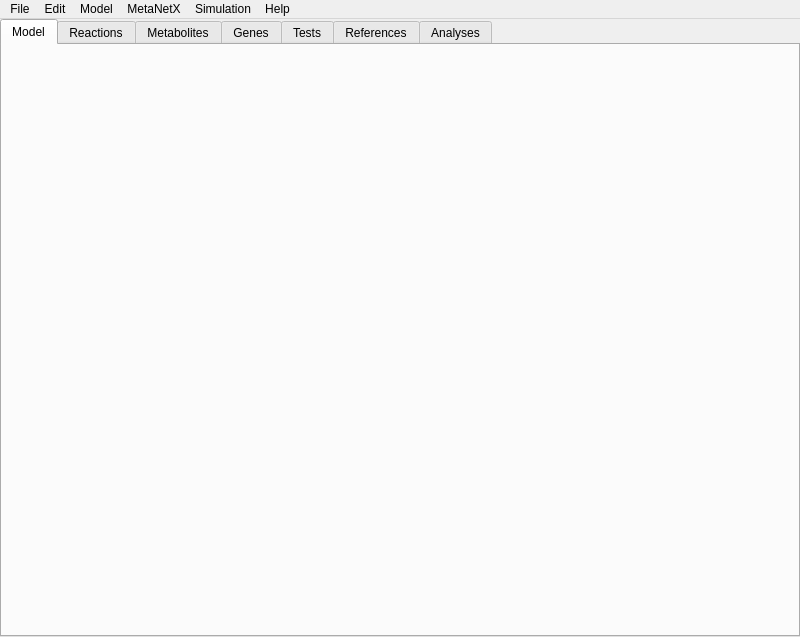
<?xml version="1.0" encoding="UTF-8"?>
<ui version="4.0">
 <class>MainWindow</class>
 <widget class="QMainWindow" name="MainWindow">
  <property name="geometry">
   <rect>
    <x>0</x>
    <y>0</y>
    <width>800</width>
    <height>637</height>
   </rect>
  </property>
  <property name="windowTitle">
   <string>MainWindow</string>
  </property>
  <widget class="QWidget" name="centralwidget">
   <layout class="QVBoxLayout" name="verticalLayout">
    <property name="leftMargin">
     <number>0</number>
    </property>
    <property name="topMargin">
     <number>0</number>
    </property>
    <property name="rightMargin">
     <number>0</number>
    </property>
    <property name="bottomMargin">
     <number>0</number>
    </property>
    <item>
     <widget class="QTabWidget" name="tabWidget">
      <property name="currentIndex">
       <number>0</number>
      </property>
      <widget class="ModelInfoTab" name="modelTab">
       <attribute name="title">
        <string>Model</string>
       </attribute>
      </widget>
      <widget class="ReactionTab" name="reactionTab">
       <attribute name="title">
        <string>Reactions</string>
       </attribute>
      </widget>
      <widget class="MetaboliteTab" name="metaboliteTab">
       <attribute name="title">
        <string>Metabolites</string>
       </attribute>
      </widget>
      <widget class="GeneTab" name="geneTab">
       <attribute name="title">
        <string>Genes</string>
       </attribute>
      </widget>
      <widget class="ModelTestsTab" name="testsTab">
       <attribute name="title">
        <string>Tests</string>
       </attribute>
      </widget>
      <widget class="ReferenceTab" name="referenceTab">
       <attribute name="title">
        <string>References</string>
       </attribute>
      </widget>
      <widget class="AnalysesTab" name="analysesTab">
       <attribute name="title">
        <string>Analyses</string>
       </attribute>
      </widget>
     </widget>
    </item>
   </layout>
  </widget>
  <widget class="QMenuBar" name="menubar">
   <property name="geometry">
    <rect>
     <x>0</x>
     <y>0</y>
     <width>800</width>
     <height>21</height>
    </rect>
   </property>
   <widget class="QMenu" name="menuFile">
    <property name="title">
     <string>File</string>
    </property>
    <addaction name="actionNewModel"/>
    <addaction name="actionOpenModel"/>
    <addaction name="actionLoadTestModel"/>
    <addaction name="actionSaveModel"/>
    <addaction name="actionCloseModel"/>
    <addaction name="separator"/>
    <addaction name="actionCloseEditor"/>
   </widget>
   <widget class="QMenu" name="menuEdit">
    <property name="title">
     <string>Edit</string>
    </property>
    <addaction name="actionEditSettings"/>
   </widget>
   <widget class="QMenu" name="menuHelp">
    <property name="title">
     <string>Help</string>
    </property>
    <addaction name="actionAbout"/>
   </widget>
   <widget class="QMenu" name="menuModel">
    <property name="title">
     <string>Model</string>
    </property>
    <widget class="QMenu" name="menuQuality_Control">
     <property name="title">
      <string>Quality Control</string>
     </property>
     <addaction name="actionFin_duplicated_metabolites"/>
     <addaction name="actionFind_duplicated_reactions"/>
     <addaction name="separator"/>
     <addaction name="actionUpdate_formulas"/>
     <addaction name="actionCheck_evidences"/>
     <addaction name="actionPrune_Gene_Trees"/>
     <addaction name="separator"/>
     <addaction name="actionRun_all_tests"/>
    </widget>
    <widget class="QMenu" name="menuEvidences">
     <property name="title">
      <string>Evidences</string>
     </property>
     <addaction name="actionAdd_batch"/>
    </widget>
    <addaction name="actionMaps"/>
    <addaction name="menuQuality_Control"/>
    <addaction name="menuEvidences"/>
    <addaction name="actionBrowsePubmed"/>
    <addaction name="separator"/>
    <addaction name="actionStatistics"/>
   </widget>
   <widget class="QMenu" name="menuSimulation">
    <property name="title">
     <string>Simulation</string>
    </property>
    <widget class="QMenu" name="menuRun">
     <property name="title">
      <string>Run</string>
     </property>
     <addaction name="actionFBA"/>
     <addaction name="actionPFBA"/>
    </widget>
    <addaction name="menuRun"/>
    <addaction name="separator"/>
    <addaction name="actionHistory"/>
   </widget>
   <widget class="QMenu" name="menuMetaNetX">
    <property name="title">
     <string>MetaNetX</string>
    </property>
    <addaction name="actionAdd_Metabolite"/>
    <addaction name="actionAdd_Reactions"/>
    <addaction name="separator"/>
    <addaction name="actionAuto_annotate"/>
    <addaction name="actionCheck_consistency"/>
    <addaction name="actionUpdate_mapping"/>
    <addaction name="separator"/>
    <addaction name="actionUpdate_database"/>
   </widget>
   <addaction name="menuFile"/>
   <addaction name="menuEdit"/>
   <addaction name="menuModel"/>
   <addaction name="menuMetaNetX"/>
   <addaction name="menuSimulation"/>
   <addaction name="menuHelp"/>
  </widget>
  <action name="actionNewModel">
   <property name="text">
    <string>New model</string>
   </property>
  </action>
  <action name="actionOpenModel">
   <property name="text">
    <string>Open model</string>
   </property>
  </action>
  <action name="actionLoadTestModel">
   <property name="text">
    <string>Load Test model</string>
   </property>
  </action>
  <action name="actionSaveModel">
   <property name="text">
    <string>Save Model</string>
   </property>
  </action>
  <action name="actionCloseModel">
   <property name="text">
    <string>Close Model</string>
   </property>
  </action>
  <action name="actionCloseEditor">
   <property name="text">
    <string>Close Editor</string>
   </property>
   <property name="menuRole">
    <enum>QAction::QuitRole</enum>
   </property>
  </action>
  <action name="actionEditSettings">
   <property name="text">
    <string>Settings</string>
   </property>
   <property name="menuRole">
    <enum>QAction::PreferencesRole</enum>
   </property>
  </action>
  <action name="actionBrowsePubmed">
   <property name="text">
    <string>Browse Pubmed</string>
   </property>
  </action>
  <action name="actionOpenTestdialog">
   <property name="text">
    <string>Open testdialog</string>
   </property>
  </action>
  <action name="actionAbout">
   <property name="icon">
    <iconset resource="../../icons/icons.qrc">
     <normaloff>:/information_icon</normaloff>:/information_icon</iconset>
   </property>
   <property name="text">
    <string>About</string>
   </property>
   <property name="menuRole">
    <enum>QAction::AboutRole</enum>
   </property>
  </action>
  <action name="actionStatistics">
   <property name="icon">
    <iconset resource="../../icons/icons.qrc">
     <normaloff>:/statistics_icon</normaloff>:/statistics_icon</iconset>
   </property>
   <property name="text">
    <string>Statistics</string>
   </property>
  </action>
  <action name="actionAuto_annotate">
   <property name="icon">
    <iconset resource="../../icons/icons.qrc">
     <normaloff>:/add_from_database</normaloff>:/add_from_database</iconset>
   </property>
   <property name="text">
    <string>Auto annotate</string>
   </property>
  </action>
  <action name="actionCheck_consistency">
   <property name="icon">
    <iconset resource="../../icons/icons.qrc">
     <normaloff>:/check_consistency_icon</normaloff>:/check_consistency_icon</iconset>
   </property>
   <property name="text">
    <string>Check consistency</string>
   </property>
  </action>
  <action name="actionAdd_Metabolite">
   <property name="icon">
    <iconset>
     <normaloff>:/add_metabolite</normaloff>:/add_metabolite</iconset>
   </property>
   <property name="text">
    <string>Add Metabolite</string>
   </property>
  </action>
  <action name="actionGenerate_map">
   <property name="text">
    <string>Generate map</string>
   </property>
  </action>
  <action name="actionAdd_cofactors">
   <property name="text">
    <string>Add cofactors</string>
   </property>
  </action>
  <action name="actionShow_maps">
   <property name="text">
    <string>Show maps</string>
   </property>
  </action>
  <action name="actionHistory">
   <property name="text">
    <string>History</string>
   </property>
  </action>
  <action name="actionFind_duplicated_reactions">
   <property name="text">
    <string>Find duplicated reactions</string>
   </property>
  </action>
  <action name="actionLoad_maps">
   <property name="text">
    <string>Load maps</string>
   </property>
  </action>
  <action name="actionMaps">
   <property name="text">
    <string>Maps</string>
   </property>
  </action>
  <action name="actionCheck_gene_location">
   <property name="text">
    <string>Check gene location</string>
   </property>
  </action>
  <action name="actionCheck_evidences">
   <property name="text">
    <string>Check evidences</string>
   </property>
  </action>
  <action name="actionRun_all_tests">
   <property name="text">
    <string>Run all tests</string>
   </property>
  </action>
  <action name="actionPrune_Gene_Trees">
   <property name="text">
    <string>Prune Gene Trees</string>
   </property>
  </action>
  <action name="actionAdd_batch">
   <property name="text">
    <string>Add batch</string>
   </property>
  </action>
  <action name="actionAdd_Metabolites">
   <property name="text">
    <string>Add Metabolites</string>
   </property>
  </action>
  <action name="actionAdd_Reactions">
   <property name="text">
    <string>Add Reactions</string>
   </property>
  </action>
  <action name="actionUpdate_database">
   <property name="icon">
    <iconset resource="../../icons/icons.qrc">
     <normaloff>:/update_database</normaloff>:/update_database</iconset>
   </property>
   <property name="text">
    <string>Update database</string>
   </property>
  </action>
  <action name="actionAuto_annotation">
   <property name="text">
    <string>Auto annotation</string>
   </property>
  </action>
  <action name="actionCheck_consistency_2">
   <property name="text">
    <string>Check consistency</string>
   </property>
  </action>
  <action name="actionFin_duplicated_metabolites">
   <property name="text">
    <string>Find duplicated metabolites</string>
   </property>
  </action>
  <action name="actionFBA">
   <property name="text">
    <string>FBA</string>
   </property>
  </action>
  <action name="actionPFBA">
   <property name="text">
    <string>pFBA</string>
   </property>
  </action>
  <action name="actionUpdate_formulas">
   <property name="text">
    <string>Update formulas</string>
   </property>
  </action>
  <action name="actionUpdate_mapping">
   <property name="text">
    <string>Update mapping</string>
   </property>
  </action>
 </widget>
 <customwidgets>
  <customwidget>
   <class>ReactionTab</class>
   <extends>QWidget</extends>
   <header>GEMEditor.tabs</header>
   <container>1</container>
  </customwidget>
  <customwidget>
   <class>GeneTab</class>
   <extends>QWidget</extends>
   <header>GEMEditor.tabs</header>
   <container>1</container>
  </customwidget>
  <customwidget>
   <class>ReferenceTab</class>
   <extends>QWidget</extends>
   <header>GEMEditor.tabs</header>
   <container>1</container>
  </customwidget>
  <customwidget>
   <class>AnalysesTab</class>
   <extends>QWidget</extends>
   <header>GEMEditor.tabs</header>
   <container>1</container>
  </customwidget>
  <customwidget>
   <class>ModelInfoTab</class>
   <extends>QWidget</extends>
   <header>GEMEditor.tabs</header>
   <container>1</container>
  </customwidget>
  <customwidget>
   <class>MetaboliteTab</class>
   <extends>QWidget</extends>
   <header>GEMEditor.tabs</header>
   <container>1</container>
  </customwidget>
  <customwidget>
   <class>ModelTestsTab</class>
   <extends>QWidget</extends>
   <header>GEMEditor.tabs</header>
   <container>1</container>
  </customwidget>
 </customwidgets>
 <resources>
  <include location="../../icons/icons.qrc"/>
 </resources>
 <connections/>
</ui>
